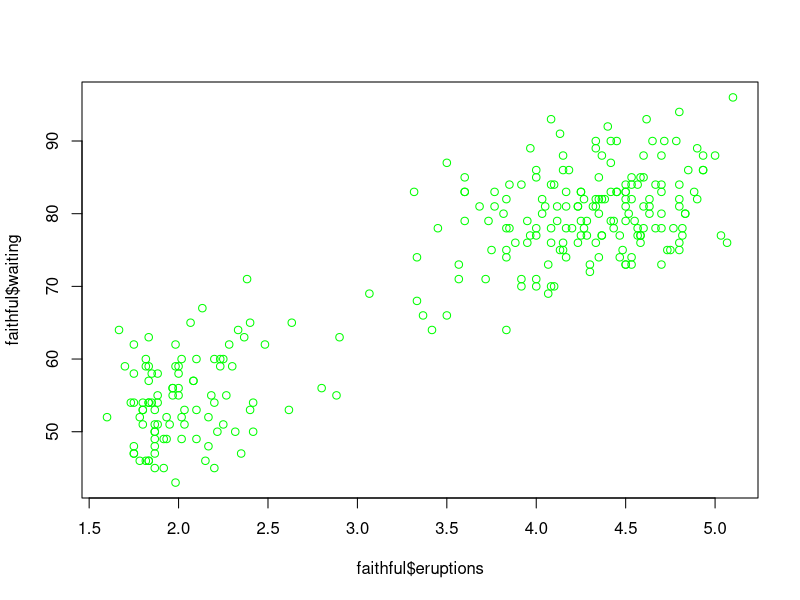

Write R code to recreate this figure.
## ---- chunk 1
knitr::opts_chunk$set(echo = TRUE)
## ---- chunk 2
summary(faithful)
head(faithful)
## ---- chunk 3
plot(faithful$eruptions, faithful$waiting, col="green")
